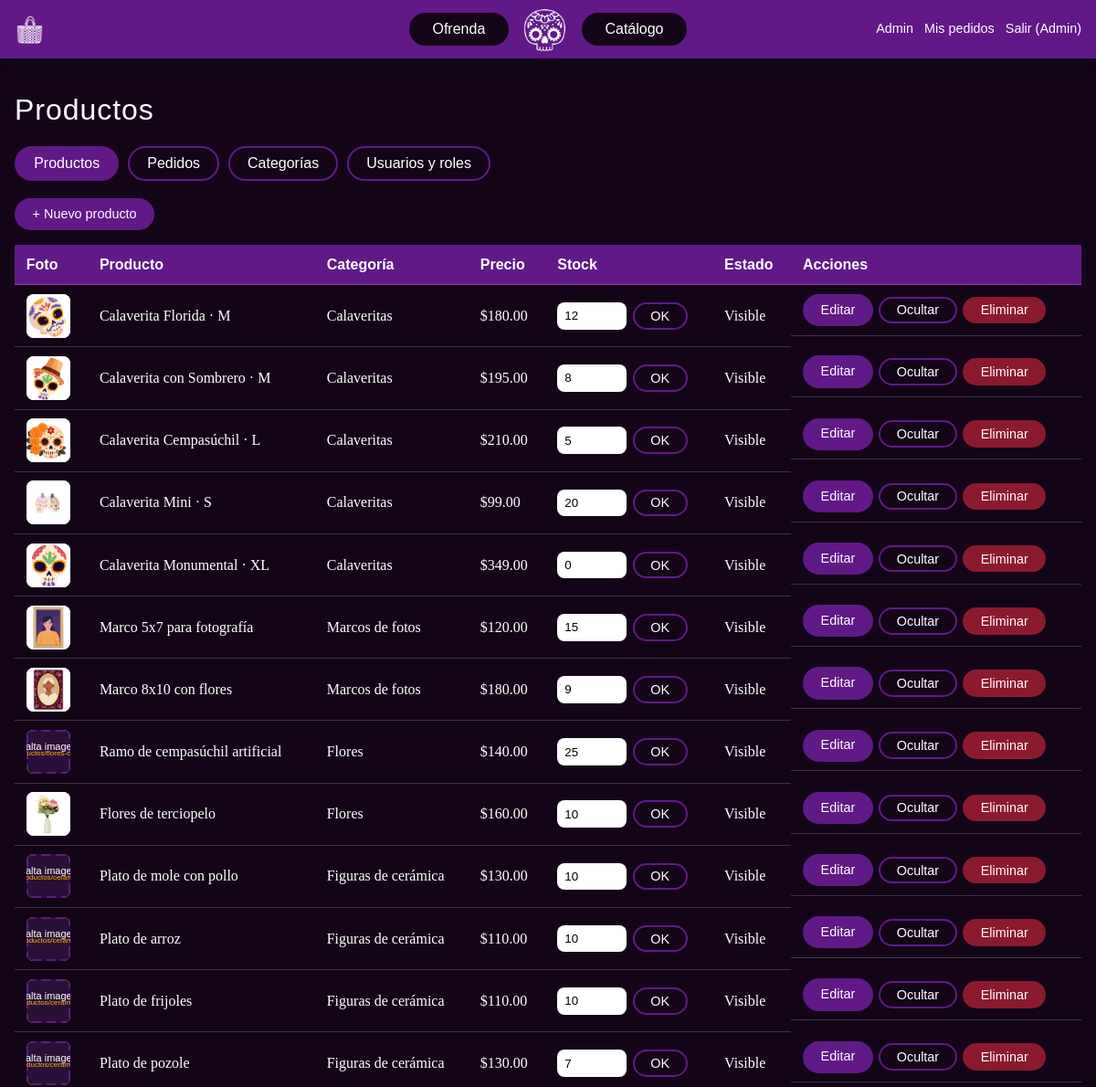
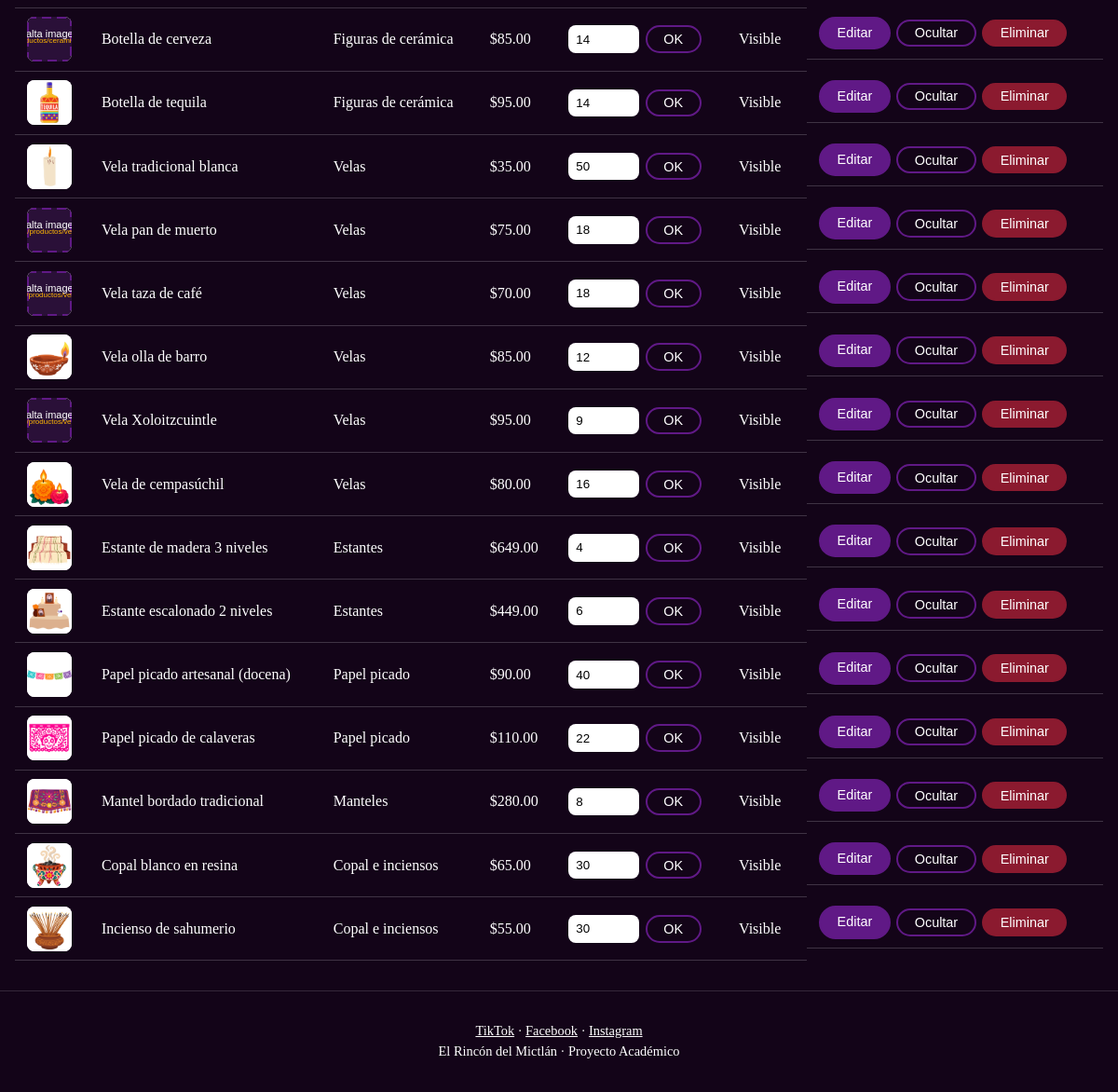
The page /admin/productos.php (signed in) on the database its author committed (2 pictures, top to bottom).
### tables this page shows
CREATE TABLE productos (
  id_producto  INT UNSIGNED AUTO_INCREMENT PRIMARY KEY,
  id_categoria SMALLINT UNSIGNED NOT NULL,
  nombre       VARCHAR(100) NOT NULL,
  descripcion  VARCHAR(255) NULL,
  precio       DECIMAL(10,2) NOT NULL CHECK (precio >= 0),
  stock        INT UNSIGNED NOT NULL DEFAULT 0,    
  talla        ENUM('S','M','L','XL') NULL,        
  imagen       VARCHAR(150) NULL,                  
  activo       TINYINT(1) NOT NULL DEFAULT 1,
  FOREIGN KEY (id_categoria) REFERENCES categorias(id_categoria)
);

CREATE TABLE categorias (
  id_categoria SMALLINT UNSIGNED AUTO_INCREMENT PRIMARY KEY,
  nombre       VARCHAR(60) NOT NULL,
  slug         VARCHAR(60) NOT NULL UNIQUE,   
  orden        TINYINT UNSIGNED NOT NULL
);

### includes/conexion.php (called while the page is built)
<?php
require_once __DIR__ . '/config.php';
function db(): PDO
{
    static $pdo = null;
    if ($pdo instanceof PDO) return $pdo;
    $host   = 'localhost';
    $puerto = 3307;
    $bd     = 'mictlan';
    $user   = 'root';
    $clave  = '';
    $pdo = new PDO("mysql:host=$host;port=$puerto;dbname=$bd;charset=utf8mb4", $user, $clave, [
        PDO::ATTR_ERRMODE            => PDO::ERRMODE_EXCEPTION,
        PDO::ATTR_DEFAULT_FETCH_MODE => PDO::FETCH_ASSOC,
        PDO::ATTR_EMULATE_PREPARES   => false,
    ]);
    return $pdo;
}

### includes/config.php (called while the page is built, shortened)
<?php
function img_producto(?string $archivo): string { return BASE_URL . 'assets/img/productos/' . ($archivo ?? 'sin-imagen.png'); }
function e(?string $t): string { return htmlspecialchars($t ?? '', ENT_QUOTES, 'UTF-8'); }

### admin/productos.php (the view, shortened to what this page needs)
<?php
$productos = db()->query("SELECT p.*, c.nombre AS categoria
                          FROM productos p JOIN categorias c ON c.id_categoria = p.id_categoria
                          ORDER BY c.orden, p.id_producto")->fetchAll();
require __DIR__ . '/../includes/cabecera.php';
?>
<main class="contenedor contenedor--ancho">
  <h1>Productos</h1>
  <?php $seccion = 'productos'; require __DIR__ . '/../includes/admin_menu.php'; ?>
  <p><a class="btn btn--chico" href="producto_form.php">+ Nuevo producto</a></p>
  <div class="tabla-scroll">
  <table class="tabla">
    <thead><tr><th>Foto</th><th>Producto</th><th>Categoría</th><th>Precio</th><th>Stock</th><th>Estado</th><th>Acciones</th></tr></thead>
    <tbody>
    <?php foreach ($productos as $p): ?>
      <tr>
        <td><img class="miniatura" src="<?= img_producto($p['imagen']) ?>" alt="" width="48" height="48"></td>
        <td><?= e($p['nombre']) ?><?= $p['talla'] ? ' · ' . e($p['talla']) : '' ?></td>
        <td><?= e($p['categoria']) ?></td>
        <td>$<?= number_format((float)$p['precio'], 2) ?></td>
        <td>
          <form method="post" class="inline">
            <input class="input-mini" type="number" name="stock" min="0" value="<?= (int)$p['stock'] ?>">
            <button class="btn btn--chico btn--borde" type="submit">OK</button>
          </form>
        </td>
        <td class="<?= $p['activo'] ? '' : 'estado-off' ?>"><?= $p['activo'] ? 'Visible' : 'Oculto' ?></td>
        <td class="acciones">
          <a class="btn btn--chico" href="producto_form.php?id=<?= (int)$p['id_producto'] ?>">Editar</a>
          <form method="post" class="inline">
            <button class="btn btn--chico btn--borde" name="accion" value="toggle"><?= $p['activo'] ? 'Ocultar' : 'Mostrar' ?></button>
            <button class="btn btn--chico btn--peligro" name="accion" value="eliminar"
                    onclick="return confirm('¿Eliminar «<?= e(addslashes($p['nombre'])) ?>»? Esta acción no se puede deshacer.')">Eliminar</button>
          </form>
        </td>
      </tr>
    <?php endforeach; ?>
    </tbody>
  </table>
  </div>
</main>
<?php require __DIR__ . '/../includes/pie.php';

### assets/css/styles.css (style rules this page uses)
:root { --fondo: #130418; --morado: #601986; --blanco: #ffffff; --acento: #ffb703; --radio: 18px; --f-titulo: "Rumble Brave", Impact, "Arial Black", sans-serif; --f-sub: "Balsamic Sans", "Trebuchet MS", sans-serif; --f-cuerpo: "Silver Stone", Georgia, serif; }
* { box-sizing: border-box; margin: 0; padding: 0; }
html { scroll-behavior: smooth; scroll-padding-top: 90px; }
body { background: var(--fondo); color: var(--blanco); font-family: var(--f-cuerpo); line-height: 1.5; }
img { max-width: 100%; height: auto; display: block; }
a { color: inherit; }
h1, h2 { font-family: var(--f-titulo); font-weight: 400; letter-spacing: .03em; }
h3, button, .btn, .nav a, .etiqueta, label, input, select, th, .enlace-sesion { font-family: var(--f-sub); }
.btn { background: var(--morado); color: var(--blanco); border: 2px solid var(--morado); border-radius: 999px; padding: .55rem 1.6rem; cursor: pointer; font-size: 1rem; transition: filter .2s; }
.btn--chico { padding: .3rem 1.1rem; font-size: .9rem; }
.contenedor { max-width: 1000px; margin: 2rem auto; padding: 0 1rem; }
.tabla-scroll { overflow-x: auto; }
.tabla { width: 100%; border-collapse: collapse; margin-top: 1rem; }
.tabla th, .tabla td { padding: .6rem .8rem; border-bottom: 1px solid #ffffff30; text-align: left; }
.tabla th { background: var(--morado); }
.inline { display: flex; gap: .4rem; }
.contenedor--ancho { max-width: 1200px; }
.miniatura { width: 48px; height: 48px; object-fit: contain; background: var(--blanco); border-radius: 8px; }
.input-mini, .input-medio { padding: .35rem .5rem; border-radius: 8px; border: 0; }
.input-mini { width: 76px; }
.acciones { display: flex; gap: .4rem; flex-wrap: wrap; align-items: center; }
.acciones .btn, .btn[href] { text-decoration: none; display: inline-block; }
.btn--peligro { background: #8b1a2f; border-color: #8b1a2f; }
.btn--borde { background: transparent; border-color: var(--morado); }

### rows shown on the page
productos: imagen (picture), nombre "Calaverita Florida", talla "M", id_categoria.nombre "Calaveritas", precio "180.00", stock "12", activo "Visible"
productos: imagen (picture), nombre "Calaverita con Sombrero", talla "M", id_categoria.nombre "Calaveritas", precio "195.00", stock "8", activo "Visible"
productos: imagen (picture), nombre "Calaverita Cempasúchil", talla "L", id_categoria.nombre "Calaveritas", precio "210.00", stock "5", activo "Visible"
productos: imagen (picture), nombre "Calaverita Mini", talla "S", id_categoria.nombre "Calaveritas", precio "99.00", stock "20", activo "Visible"
productos: imagen (picture), nombre "Calaverita Monumental", talla "XL", id_categoria.nombre "Calaveritas", precio "349.00", stock "0", activo "Visible"
productos: imagen (picture), nombre "Marco 5x7 para fotografía", id_categoria.nombre "Marcos de fotos", precio "120.00", stock "15", activo "Visible"
productos: imagen (picture), nombre "Marco 8x10 con flores", id_categoria.nombre "Marcos de fotos", precio "180.00", stock "9", activo "Visible"
productos: imagen (picture), nombre "Ramo de cempasúchil artificial", id_categoria.nombre "Flores", precio "140.00", stock "25", activo "Visible"
productos: imagen (picture), nombre "Flores de terciopelo", id_categoria.nombre "Flores", precio "160.00", stock "10", activo "Visible"
productos: imagen (picture), nombre "Plato de mole con pollo", id_categoria.nombre "Figuras de cerámica", precio "130.00", stock "10", activo "Visible"
productos: imagen (picture), nombre "Plato de arroz", id_categoria.nombre "Figuras de cerámica", precio "110.00", stock "10", activo "Visible"
productos: imagen (picture), nombre "Plato de frijoles", id_categoria.nombre "Figuras de cerámica", precio "110.00", stock "10", activo "Visible"
productos: imagen (picture), nombre "Plato de pozole", id_categoria.nombre "Figuras de cerámica", precio "130.00", stock "7", activo "Visible"
productos: imagen (picture), nombre "Botella de cerveza", id_categoria.nombre "Figuras de cerámica", precio "85.00", stock "14", activo "Visible"
productos: imagen (picture), nombre "Botella de tequila", id_categoria.nombre "Figuras de cerámica", precio "95.00", stock "14", activo "Visible"
productos: imagen (picture), nombre "Vela tradicional blanca", id_categoria.nombre "Velas", precio "35.00", stock "50", activo "Visible"
productos: imagen (picture), nombre "Vela pan de muerto", id_categoria.nombre "Velas", precio "75.00", stock "18", activo "Visible"
productos: imagen (picture), nombre "Vela taza de café", id_categoria.nombre "Velas", precio "70.00", stock "18", activo "Visible"
productos: imagen (picture), nombre "Vela olla de barro", id_categoria.nombre "Velas", precio "85.00", stock "12", activo "Visible"
productos: imagen (picture), nombre "Vela Xoloitzcuintle", id_categoria.nombre "Velas", precio "95.00", stock "9", activo "Visible"
productos: imagen (picture), nombre "Vela de cempasúchil", id_categoria.nombre "Velas", precio "80.00", stock "16", activo "Visible"
productos: imagen (picture), nombre "Estante de madera 3 niveles", id_categoria.nombre "Estantes", precio "649.00", stock "4", activo "Visible"
productos: imagen (picture), nombre "Estante escalonado 2 niveles", id_categoria.nombre "Estantes", precio "449.00", stock "6", activo "Visible"
productos: imagen (picture), nombre "Papel picado artesanal (docena)", id_categoria.nombre "Papel picado", precio "90.00", stock "40", activo "Visible"
productos: imagen (picture), nombre "Papel picado de calaveras", id_categoria.nombre "Papel picado", precio "110.00", stock "22", activo "Visible"
productos: imagen (picture), nombre "Mantel bordado tradicional", id_categoria.nombre "Manteles", precio "280.00", stock "8", activo "Visible"
productos: imagen (picture), nombre "Copal blanco en resina", id_categoria.nombre "Copal e inciensos", precio "65.00", stock "30", activo "Visible"
productos: imagen (picture), nombre "Incienso de sahumerio", id_categoria.nombre "Copal e inciensos", precio "55.00", stock "30", activo "Visible"

### other values the page prints
$u['nombre'] "Admin"
